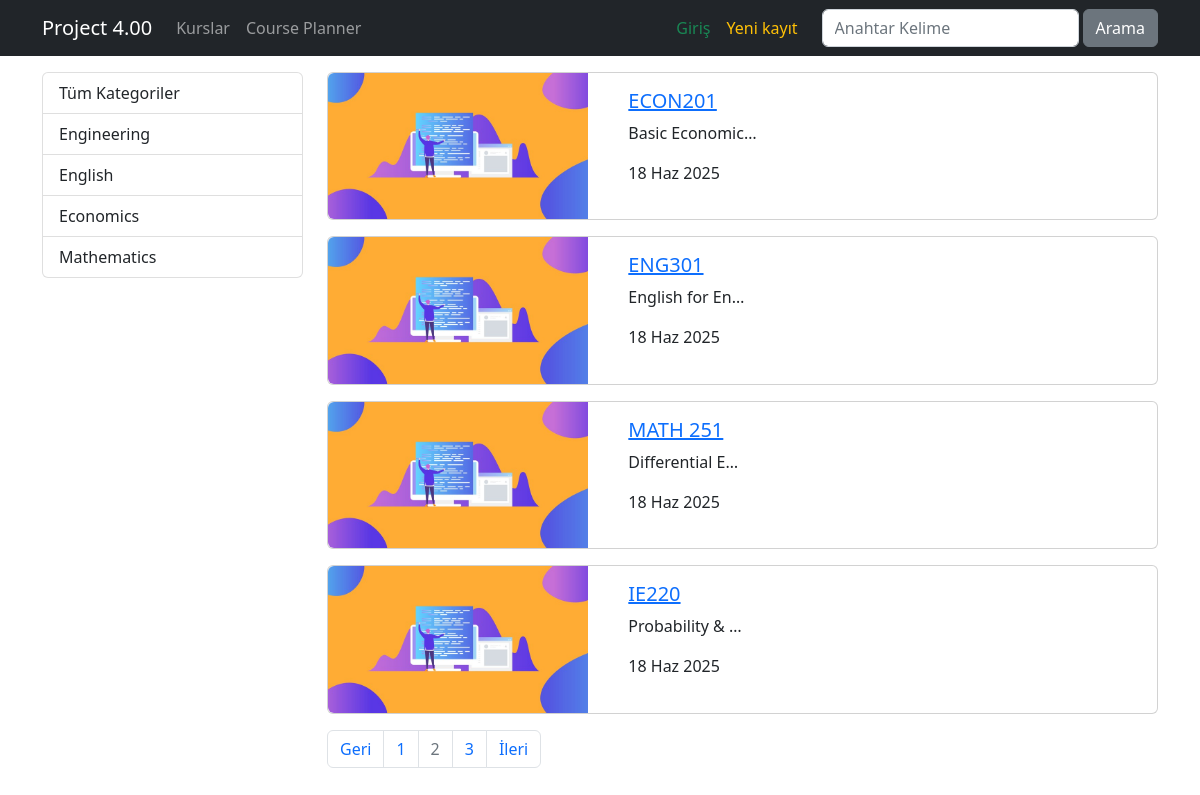
Screenshot of /?page=2 with the database file from the repository.
### courses/models.py (models this page shows, shortened)
class Category(models.Model):
    name = models.CharField(max_length=40)
    slug = models.SlugField(default="", null=False,unique=True,db_index=True, max_length=50)

class Course(models.Model):
    title = models.CharField(max_length=50, unique=True)
    description = models.TextField()
    image = models.ImageField(upload_to="images",blank=True,default="images/default.jpg")
    date= models.DateField(auto_now=True)
    isActive = models.BooleanField(default=False)
    isHome = models.BooleanField(default=False)
    slug = models.SlugField(default="",blank=True,null=False, unique=True, db_index=True)
    categories = models.ManyToManyField(Category)
    timetable = models.JSONField(default=list, blank=True)
    instructor = models.ForeignKey(
        settings.AUTH_USER_MODEL,
        on_delete=models.SET_NULL,
        null=True,
        blank=True,
        related_name='courses_taught',
        limit_choices_to={'groups__name': 'Instructor'}
    )

### courses/views.py (the view)
# urls.py: path('', views.index, name="index"),
def index(request):
    kurslar = Course.objects.filter(isActive=1)
    kategoriler = Category.objects.all()
    paginator = Paginator(kurslar, 4)
    page = request.GET.get('page',1)
    page_obj = paginator.page(page)
    return render(request, 'courses/index.html', {
        'categories': kategoriler,
        'page_obj': page_obj,
        'courses': kurslar
    })

### courses/templates/courses/index.html (shortened to what this page needs)
{% extends 'layout.html' %}
{% load static %}
{% block css_files %}
    <link rel="stylesheet" href="{% static 'courses/css/style.css' %}">
{% endblock %}
{% block content %}
    <div class="container mt-3">
        <div class="row">
            <div class="col-3">
               {% include 'courses/partials/_categories.html' %}
            </div>
            <div class="col-9">
                {% for course in page_obj.object_list %}
                    {% include 'courses/partials/_course.html' %}
                {% endfor %}
               {% include 'courses/partials/_pagination.html' %}
            </div>
        </div>
    </div>
{% endblock %}

### courses/templates/courses/partials/_categories.html
<div class="list-group">
    <a href="/kurslar/" class="list-group-item list-group-item-action">Tüm Kategoriler</a>
    {% for category in categories %}
        <a href="{% url 'courses_by_category' category.slug %}"
        class="list-group-item list-group-item-action {% if seciliKategori == category.slug %}active{% endif %}">
        {{ category.name|title }}
    </a>
    {% endfor %}
</div>

### courses/templates/courses/partials/_course.html
{% load static %}
<div class="card mb-3">
    <div class="row">
        <div class="col-4">
            <img class="img-fluid rounded-start" src="{{ course.image.url }}" alt="{{ course.title }}">
        </div>
        <div class="col-8">
            <div class="card-body">
                <h5 class="card-title">
                    <a href="{% url 'course_details' course.slug %}">
                        {{ course.title }}
                    </a>
                </h5>
                <p class="card-text">{{ course.description|truncatechars:15 }}</p>
                <p>{{ course.date|date:'SHORT_DATE_FORMAT' }}</p>
            </div>
        </div>
    </div>
</div>

### rows the page displays
Category: name "Engineering"
Category: name "English"
Category: name "Economics"
Category: name "Mathematics"
Course: image (placeholder picture), title "ECON201", description "Basic Economic…", date "18 Haz 2025"
Course: image (placeholder picture), title "ENG301", description "English for En…", date "18 Haz 2025"
Course: image (placeholder picture), title "MATH 251", description "Differential E…", date "18 Haz 2025"
Course: image (placeholder picture), title "IE220", description "Probability & …", date "18 Haz 2025"

### other values shown
{{ i }} "1" "3"
{{ i }} "2"
